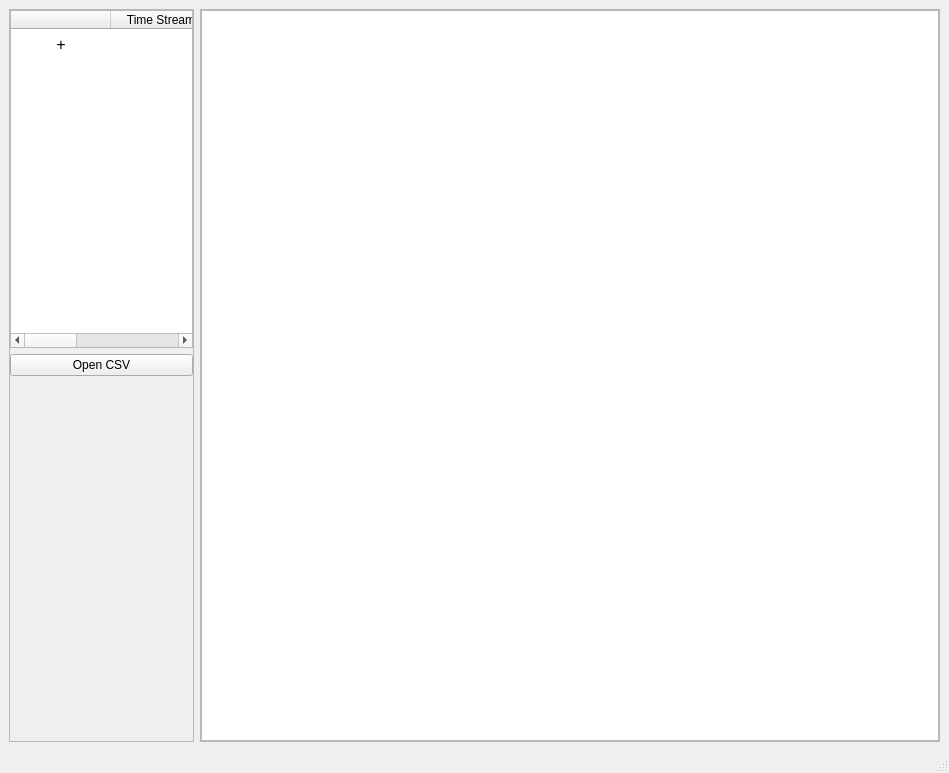
<?xml version="1.0" encoding="UTF-8"?>
<ui version="4.0">
 <class>MainWindow</class>
 <widget class="QMainWindow" name="MainWindow">
  <property name="geometry">
   <rect>
    <x>0</x>
    <y>0</y>
    <width>949</width>
    <height>773</height>
   </rect>
  </property>
  <property name="windowTitle">
   <string>MainWindow</string>
  </property>
  <widget class="QWidget" name="centralwidget">
   <layout class="QGridLayout" name="gridLayout">
    <item row="0" column="0">
     <widget class="QFrame" name="frame_1">
      <property name="sizePolicy">
       <sizepolicy hsizetype="Preferred" vsizetype="Preferred">
        <horstretch>1</horstretch>
        <verstretch>0</verstretch>
       </sizepolicy>
      </property>
      <property name="frameShape">
       <enum>QFrame::StyledPanel</enum>
      </property>
      <property name="frameShadow">
       <enum>QFrame::Raised</enum>
      </property>
      <layout class="QGridLayout" name="gridLayout_2">
       <property name="margin">
        <number>0</number>
       </property>
       <item row="0" column="0">
        <layout class="QVBoxLayout" name="vLeft">
         <item>
          <widget class="QTableWidget" name="tslist">
           <property name="enabled">
            <bool>true</bool>
           </property>
           <property name="horizontalScrollBarPolicy">
            <enum>Qt::ScrollBarAsNeeded</enum>
           </property>
           <property name="editTriggers">
            <set>QAbstractItemView::NoEditTriggers</set>
           </property>
           <property name="showGrid">
            <bool>false</bool>
           </property>
           <property name="gridStyle">
            <enum>Qt::DotLine</enum>
           </property>
           <property name="rowCount">
            <number>1</number>
           </property>
           <property name="columnCount">
            <number>3</number>
           </property>
           <attribute name="horizontalHeaderVisible">
            <bool>true</bool>
           </attribute>
           <attribute name="horizontalHeaderCascadingSectionResizes">
            <bool>false</bool>
           </attribute>
           <attribute name="horizontalHeaderHighlightSections">
            <bool>false</bool>
           </attribute>
           <attribute name="horizontalHeaderMinimumSectionSize">
            <number>20</number>
           </attribute>
           <attribute name="horizontalHeaderShowSortIndicator" stdset="0">
            <bool>false</bool>
           </attribute>
           <attribute name="horizontalHeaderStretchLastSection">
            <bool>true</bool>
           </attribute>
           <attribute name="verticalHeaderVisible">
            <bool>false</bool>
           </attribute>
           <row>
            <property name="text">
             <string>add</string>
            </property>
           </row>
           <column>
            <property name="text">
             <string/>
            </property>
            <property name="font">
             <font>
              <pointsize>9</pointsize>
              <weight>75</weight>
              <bold>true</bold>
             </font>
            </property>
            <property name="textAlignment">
             <set>AlignHCenter|AlignVCenter|AlignCenter</set>
            </property>
           </column>
           <column>
            <property name="text">
             <string>Time Stream</string>
            </property>
            <property name="textAlignment">
             <set>AlignHCenter|AlignVCenter|AlignCenter</set>
            </property>
           </column>
           <column>
            <property name="text">
             <string>HIDDEN</string>
            </property>
            <property name="textAlignment">
             <set>AlignHCenter|AlignVCenter|AlignCenter</set>
            </property>
           </column>
           <item row="0" column="0">
            <property name="text">
             <string>+</string>
            </property>
            <property name="font">
             <font>
              <pointsize>12</pointsize>
             </font>
            </property>
            <property name="textAlignment">
             <set>AlignHCenter|AlignVCenter|AlignCenter</set>
            </property>
           </item>
          </widget>
         </item>
         <item>
          <widget class="QPushButton" name="bOpenCsv">
           <property name="text">
            <string>Open CSV</string>
           </property>
          </widget>
         </item>
        </layout>
       </item>
       <item row="1" column="0">
        <spacer name="verticalSpacer">
         <property name="orientation">
          <enum>Qt::Vertical</enum>
         </property>
         <property name="sizeHint" stdset="0">
          <size>
           <width>20</width>
           <height>40</height>
          </size>
         </property>
        </spacer>
       </item>
      </layout>
     </widget>
    </item>
    <item row="0" column="1">
     <widget class="QFrame" name="frame_2">
      <property name="sizePolicy">
       <sizepolicy hsizetype="Preferred" vsizetype="Preferred">
        <horstretch>4</horstretch>
        <verstretch>0</verstretch>
       </sizepolicy>
      </property>
      <property name="frameShape">
       <enum>QFrame::StyledPanel</enum>
      </property>
      <property name="frameShadow">
       <enum>QFrame::Raised</enum>
      </property>
      <layout class="QGridLayout" name="gridLayout_3">
       <property name="margin">
        <number>0</number>
       </property>
       <item row="1" column="0">
        <layout class="QVBoxLayout" name="vRight" stretch="0">
         <item>
          <widget class="QTableWidget" name="csv">
           <property name="sizePolicy">
            <sizepolicy hsizetype="Preferred" vsizetype="Preferred">
             <horstretch>0</horstretch>
             <verstretch>1</verstretch>
            </sizepolicy>
           </property>
          </widget>
         </item>
        </layout>
       </item>
      </layout>
     </widget>
    </item>
   </layout>
  </widget>
  <widget class="QMenuBar" name="menubar">
   <property name="geometry">
    <rect>
     <x>0</x>
     <y>0</y>
     <width>949</width>
     <height>19</height>
    </rect>
   </property>
  </widget>
  <widget class="QStatusBar" name="statusbar"/>
 </widget>
 <resources/>
 <connections/>
</ui>
